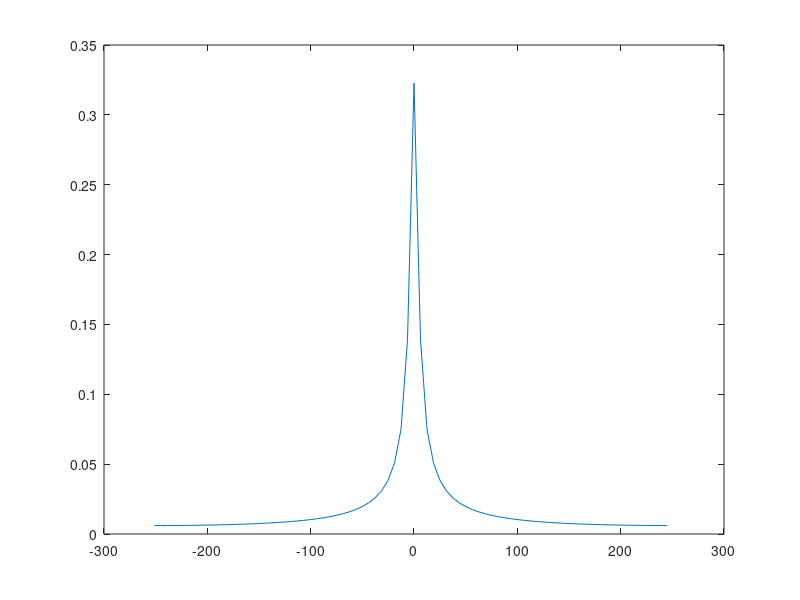

This chart was generated by the following MATLAB code:
N=80; 
fs=80; 
T=1/fs; 
ws=2*pi*fs;
t=(0:N-1)*T;
x=T*exp(-t*3); 
X=fftshift(fft(x));
w=-ws/2+(0:N-1)*ws/N; 
FT=1./sqrt(9+w.*w);
plot(w,abs(X));